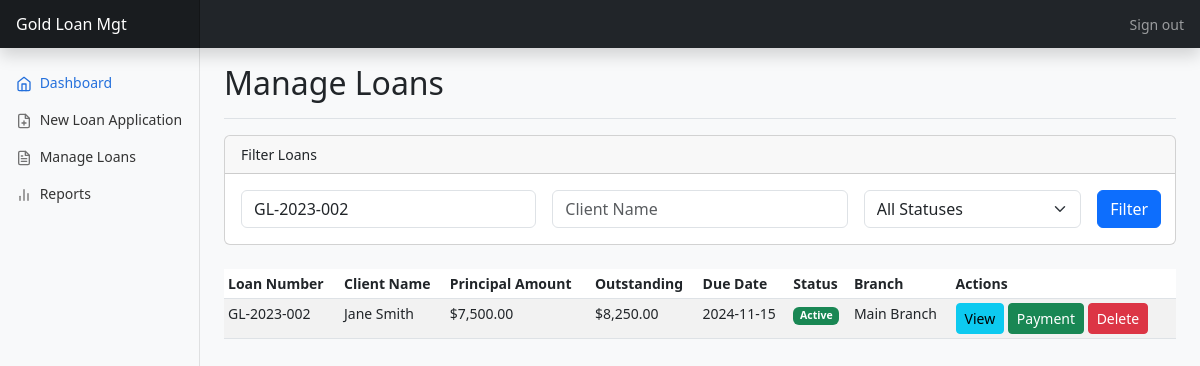
Page /manage_loans.php?loan_number=GL-2023-002 (signed in) on the committed database.
### tables this page shows
CREATE TABLE `invoices` (
  `id` int(11) NOT NULL,
  `loan_number` varchar(50) NOT NULL,
  `client_id` int(11) DEFAULT NULL,
  `loan_date` date NOT NULL,
  `due_date` date NOT NULL,
  `principal_amount` decimal(10,2) NOT NULL,
  `interest_rate` decimal(5,2) NOT NULL,
  `total_repayable` decimal(10,2) NOT NULL,
  `outstanding_amount` decimal(10,2) NOT NULL,
  `status` varchar(20) DEFAULT 'active',
  `branch_id` int(11) DEFAULT NULL,
  `officer_id` int(11) DEFAULT NULL
);

CREATE TABLE `clients` (
  `id` int(11) NOT NULL,
  `name` varchar(255) NOT NULL,
  `address` text DEFAULT NULL,
  `contact_number` varchar(20) DEFAULT NULL,
  `id_proof_type` varchar(50) DEFAULT NULL,
  `id_proof_number` varchar(50) DEFAULT NULL
);

CREATE TABLE `branches` (
  `id` int(11) NOT NULL,
  `branch_name` varchar(255) NOT NULL,
  `location` varchar(255) DEFAULT NULL
);

### manage_loans.php (the view, shortened to what this page needs)
<?php
require_once 'db_connect.php';
$sql = "SELECT i.id, i.loan_number, c.name as client_name, i.principal_amount, i.outstanding_amount, i.due_date, i.status, b.branch_name
        FROM invoices i
        JOIN clients c ON i.client_id = c.id
        JOIN branches b ON i.branch_id = b.id";
$where_clauses = [];
if (!empty($_GET['loan_number'])) {
    $ln = $_GET['loan_number'];
    $where_clauses[] = "i.loan_number LIKE '%$ln%'";
}
if (count($where_clauses) > 0) {
    $sql .= " WHERE " . implode(' AND ', $where_clauses);
}
$sql .= " ORDER BY i.loan_date DESC";
$result = $conn->query($sql);
?>
<!DOCTYPE html>
<html lang="en">
<head>
    <link href="https://cdn.jsdelivr.net/npm/bootstrap@5.3.0/dist/css/bootstrap.min.css" rel="stylesheet">
    <link rel="stylesheet" href="assets/css/style.css">
</head>
<body>
    <?php include 'includes/header.php'; ?>
    <div class="container-fluid">
        <div class="row">
            <?php include 'includes/sidebar.php'; ?>
            <main class="col-md-9 ms-sm-auto col-lg-10 px-md-4">
                <div class="d-flex justify-content-between flex-wrap flex-md-nowrap align-items-center pt-3 pb-2 mb-3 border-bottom">
                    <h1 class="h2">Manage Loans</h1>
                </div>
                <div class="card mb-4">
                    <div class="card-header">Filter Loans</div>
                    <div class="card-body">
                        <form action="manage_loans.php" method="get" class="row g-3">
                            <div class="col-md-4">
                                <input type="text" name="loan_number" class="form-control" placeholder="Loan Number" value="<?php echo $_GET['loan_number'] ?? ''; ?>">
                            </div>
                            <div class="col-md-4">
                                <input type="text" name="client_name" class="form-control" placeholder="Client Name" value="<?php echo $_GET['client_name'] ?? ''; ?>">
                            </div>
                            <div class="col-md-3">
                                <select name="status" class="form-select">
                                    <option value="">All Statuses</option>
                                </select>
                            </div>
                            <div class="col-md-1">
                                <button type="submit" class="btn btn-primary">Filter</button>
                            </div>
                        </form>
                    </div>
                </div>
                <div class="table-responsive">
                    <table class="table table-striped table-sm">
                        <thead>
                            <tr>
                                <th>Loan Number</th>
                                <th>Client Name</th>
                                <th>Principal Amount</th>
                                <th>Outstanding</th>
                                <th>Due Date</th>
                                <th>Status</th>
                                <th>Branch</th>
                                <th>Actions</th>
                            </tr>
                        </thead>
                        <tbody>
                            <?php if ($result->num_rows > 0): ?>
                                <?php while($row = $result->fetch_assoc()): ?>
                                    <tr>
                                        <td><?php echo $row['loan_number']; ?></td>
                                        <td><?php echo $row['client_name']; ?></td>
                                        <td>$<?php echo number_format($row['principal_amount'], 2); ?></td>
                                        <td>$<?php echo number_format($row['outstanding_amount'], 2); ?></td>
                                        <td><?php echo $row['due_date']; ?></td>
                                        <td><span class="badge bg-<?php echo $row['status'] == 'active' ? 'success' : ($row['status'] == 'overdue' ? 'danger' : 'secondary'); ?>"><?php echo ucfirst($row['status']); ?></span></td>
                                        <td><?php echo $row['branch_name']; ?></td>
                                        <td>
                                            <a href="loan_details.php?id=<?php echo $row['id']; ?>" class="btn btn-info btn-sm">View</a>
                                            <a href="#" class="btn btn-success btn-sm">Payment</a>
                                            <a href="manage_loans.php?delete=<?php echo $row['id']; ?>" class="btn btn-danger btn-sm" onclick="return confirm('Are you sure you want to delete this loan?');">Delete</a>
                                        </td>
                                    </tr>
                                <?php endwhile; ?>
                            <?php else: ?>
                                <tr>
                                    <td colspan="8" class="text-center">No loans found.</td>
                                </tr>
                            <?php endif; ?>
                        </tbody>
                    </table>
                </div>
            </main>
        </div>
    </div>
</body>
</html>

### assets/css/style.css (style rules this page uses)
body { font-size: .875rem; background-color: #f8f9fa; }
.card-header { font-weight: 500; }

### rows in the picture
invoices: loan_number "GL-2023-002", client.name "Jane Smith", principal_amount "7,500.00", outstanding_amount "8,250.00", due_date "2024-11-15", status "Active", branch.branch_name "Main Branch"
